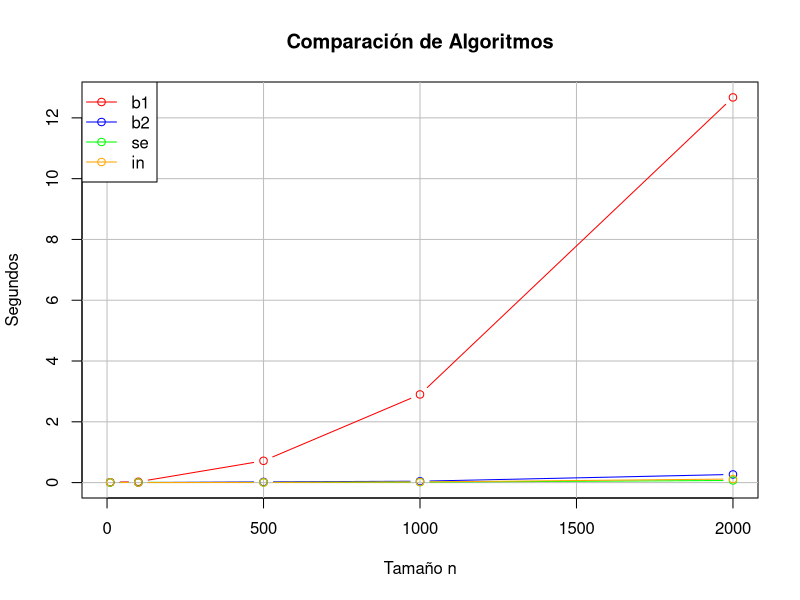
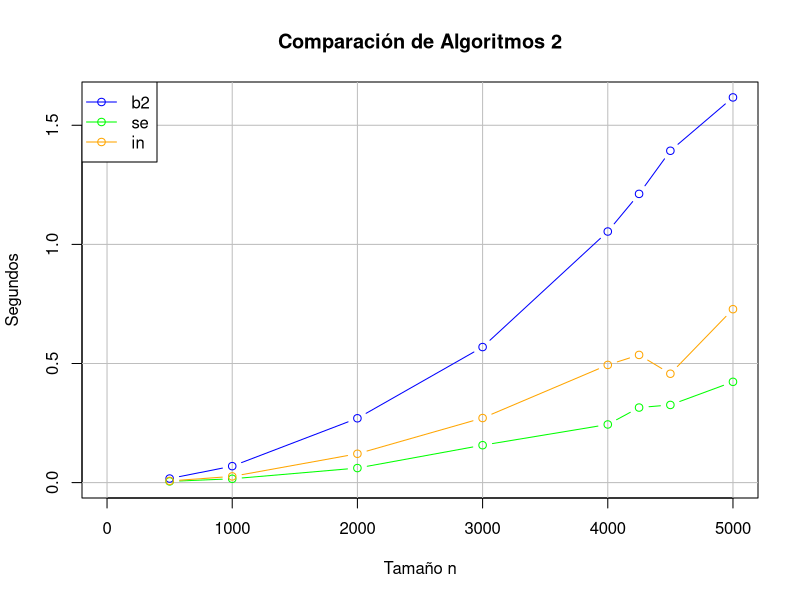
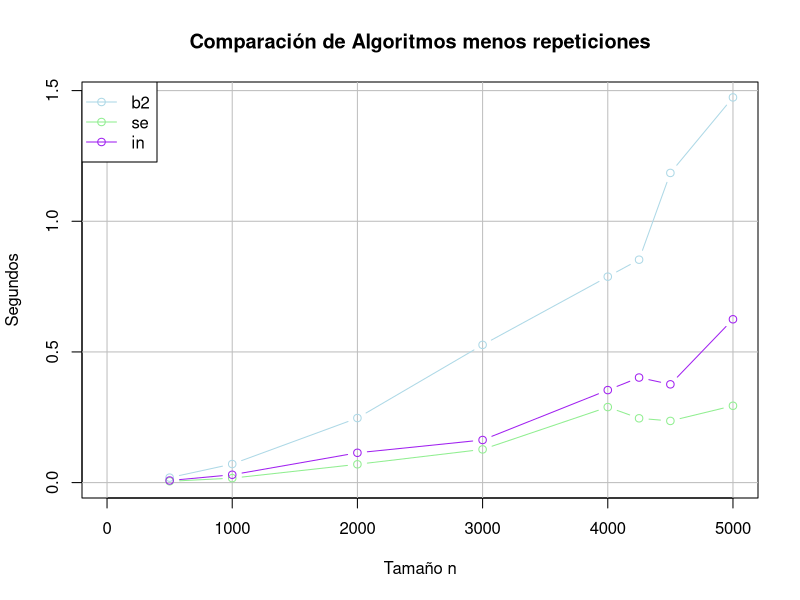
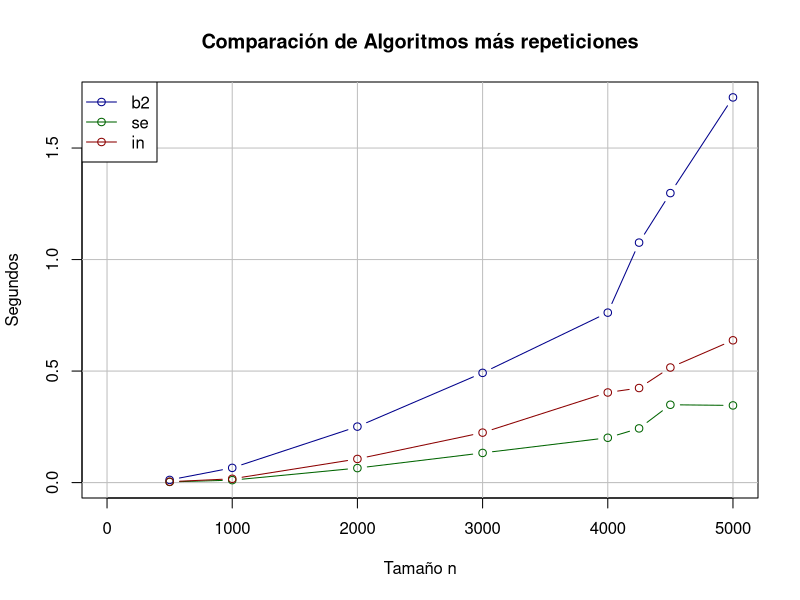

Recreate these plots in R, in order. (Note: a time limit stopped this script after it produced the figures.)
##################################################################################
# Clase 3: Algoritmos de ordenación 
# Autores: Rodrigo López Torres y Arminda García Moreno
# Fecha : 09/02/2026 
# Propósito: Practicar el intercambio y ordenación de argumentos
##################################################################################
library(ggplot2)


# Definimos el primer algoritmo burbuja dado en clase 

#Intercambiar 2 posiciones
intercambio<-function(pair,i,j){
  aux=pair[i]
  pair[i]=pair[j]
  pair[j]=aux
  return(pair)
}
#comparar que elemento es mayor
larger <- function(pair)
{
  return(pair[1] > pair[2])
}
#intercambiar si se cumple que los elementos son uno mayor que el otro

swap_if_larger = function(pair)
{
  if(larger(pair))
  {
    return(rev(pair))
  }
  else
  {
    return(pair)
  }
}
#Ordenar el vector usando las anteriores
swap_pass = function(vec)
{
  for(i in seq(1, length(vec)-1))
  {
    vec[i:(i+1)] = swap_if_larger(vec[i:(i+1)])
  }
  return(vec)
}
#Algoritmo de la burbuja 
bubble_sort = function(vec)
{
  new_vec = swap_pass(vec)
  if(isTRUE
     (all.equal(vec, new_vec)))
  {
    return(new_vec)
  }
  else {
    return(bubble_sort(new_vec))
  }
}





##################################################################################
#Defino el algorimo de insercción 
#Algoritmo de la inserción
Insertion_sort = function(vec)
{
   for (i in seq(2,length(vec))) # le puse que empieza en dos para evitar una iteracion trivial 
  {
    actual= vec[i];
    j = i-1;
    #Desplazamiento de los elementos de lamatriz
    while((j>0) && (vec[j]>actual))
    {
      vec[j+1]=vec[j];
      j = j-1;
    }
    #insertarelelemento ensulugar
    vec[j+1]=actual;
  }
  return(vec);
}
test_vec = round(runif(10, 0, 100))
a<-Insertion_sort(test_vec)
test_vec
a[1]



#Defino el algortimo de seleccion 

Selection_sort = function(vec)
{
  for (i in 1:(length(vec)-1))
  {
    minimo= i;
    temp= vec[i];
    for(j in (i:length(vec)))
    {
      if(vec[j]<temp) {
        minimo= j;
        temp= vec[j];
      }
    }
    vec[minimo] = vec[i];
    vec[i] = temp;
  }
  return(vec);
}

 

#Defino un metodo de la burbuja más claro 
#Mi propia burbuja
miBur<- function(vec){
  for(i in seq(1, length(vec)-1)){
    cambio<-FALSE
    for (j in seq(1, length(vec)-i)) {
      if(vec[j]>vec[j+1]){
        aux=vec[j]
        vec[j]=vec[j+1]
        vec[j+1]=aux
        cambio<-TRUE
      }
      
    }
    if (!cambio){
      break
    }
  }
  return(vec)
}

#mini prueba de que funciona
a<-c(round(runif(100, 0, 100)))
miBur(a)

#############################################################################################################

#Ya tenemos los algoritmos, ahora vamos a hacer gráfica de tiempos
# de los 4 algortimos (buble, inserccion, seleccion , buble bueno)


options(expressions = 50000) #Me he visto obligado a introducir este comando 
#Sin el por la recursividad no se podría analizar bien el incremento



# Vectores vacíos para guardar los tiempos (rellenos de ceros al principio)
incremento<-c(10,100,500,1000,2000)
tiempos_b1 <- numeric(length(incremento))
tiempos_se <- numeric(length(incremento))
tiempos_in <- numeric(length(incremento))
tiempos_b2 <- numeric(length(incremento))
#bucle que nos de los tiempos 
for(i in 1:length(incremento)){
  #vector desordenado que irá aumentando tamaño
  vector_desordenado<-round(runif(incremento[i], 0, 100))
  #ordenamos el vector con los diferentes algoritmos y medimos el tiempo 
  tiempos_b1[i]<- system.time(bubble_sort(vector_desordenado))["elapsed"]
  tiempos_se[i]<- system.time(Selection_sort(vector_desordenado))["elapsed"]
  tiempos_in[i] <- system.time(Insertion_sort(vector_desordenado))["elapsed"]
  tiempos_b2[i] <- system.time(miBur(vector_desordenado))["elapsed"]
  
}

# Primero calculamos el tiempo máximo para mejorar la visibilidad
max_y <-  max(c(tiempos_b1,tiempos_b2, tiempos_se, tiempos_in))
max_x <- max(incremento)
# Creamos el plot
plot(incremento, tiempos_b1, type="n",xlim = c(0, max_x), ylim=c(0, max_y),
     main="Comparación de Algoritmos", xlab="Tamaño n", ylab="Segundos")
grid(nx = NULL, ny = NULL, col = "gray", lty = "solid")

# Añadimos los otros tres
lines(incremento, tiempos_b1, type="b", col="red") 
lines(incremento, tiempos_b2, type="b", col="blue")
lines(incremento, tiempos_se, type="b", col="green")
lines(incremento, tiempos_in, type="b", col="orange")

# La leyenda
legend("topleft", legend=c("b1", "b2", "se", "in"),
       col=c("red", "blue", "green", "orange"), lty=1, pch=1)



###############################################################################################


#Como vemos en el anterior, no se nota mucha diferencia entre los algoritmos 
#que no son la versión mala de la burbuja, vamos a seguir sin la burbuja1.

# Vectores vacíos para guardar los tiempos (rellenos de ceros al principio)
incremento<-c(500,1000,2000,3000,4000,4250,4500,5000)
tiempos_se <- numeric(length(incremento))
tiempos_in <- numeric(length(incremento))
tiempos_b2 <- numeric(length(incremento))
#bucle que nos de los tiempos 
for(i in 1:length(incremento)){
  #vector desordenado que irá aumentando tamaño
  vector_desordenado<-round(runif(incremento[i], 0, 100))
  #ordenamos el vector con los diferentes algoritmos y medimos el tiempo 
  tiempos_se[i]<- system.time(Selection_sort(vector_desordenado))["elapsed"]
  tiempos_in[i] <- system.time(Insertion_sort(vector_desordenado))["elapsed"]
  tiempos_b2[i] <- system.time(miBur(vector_desordenado))["elapsed"]
  
}

# Primero calculamos el tiempo máximo para mejorar la visibilidad
max_y <-  max(c(tiempos_b2, tiempos_se, tiempos_in))
max_x <- max(incremento)
# Creamos el plot
plot(incremento, tiempos_b2, type="n",xlim = c(0, max_x), ylim=c(0, max_y),
     main="Comparación de Algoritmos 2", xlab="Tamaño n", ylab="Segundos")
grid(nx = NULL, ny = NULL, col = "gray", lty = "solid")
# Añadimos los datos
lines(incremento, tiempos_b2, type="b", col="blue")
lines(incremento, tiempos_se, type="b", col="green")
lines(incremento, tiempos_in, type="b", col="orange")

# La leyenda
legend("topleft", legend=c( "b2", "se", "in"),
       col=c( "blue", "green", "orange"), lty=1, pch=1)

################################################################################################



#Ahora juguemos con los rangos de los numeros y por ende el numero de repeticiones

#Disminuyendo las repeticiones 

# Vectores vacíos para guardar los tiempos (rellenos de ceros al principio)
incremento<-c(500,1000,2000,3000,4000,4250,4500,5000)
tiempos_se <- numeric(length(incremento))
tiempos_in <- numeric(length(incremento))
tiempos_b2 <- numeric(length(incremento))
#bucle que nos de los tiempos 
for(i in 1:length(incremento)){
  #vector desordenado que irá aumentando tamaño
  vector_desordenado<-round(runif(incremento[i], 0, 1000)) #se aumenta el rango de 100 a 1000
  #ordenamos el vector con los diferentes algoritmos y medimos el tiempo 
  tiempos_se[i]<- system.time(Selection_sort(vector_desordenado))["elapsed"]
  tiempos_in[i] <- system.time(Insertion_sort(vector_desordenado))["elapsed"]
  tiempos_b2[i] <- system.time(miBur(vector_desordenado))["elapsed"]
  
}
# Primero calculamos el tiempo máximo para mejorar la visibilidad
max_y <-  max(c(tiempos_b2, tiempos_se, tiempos_in))
max_x <- max(incremento)
# Creamos el plot
plot(incremento, tiempos_b2, type="n",xlim = c(0, max_x), ylim=c(0, max_y),
     main="Comparación de Algoritmos menos repeticiones", xlab="Tamaño n", ylab="Segundos")
grid(nx = NULL, ny = NULL, col = "gray", lty = "solid")
# Añadimos los datos
lines(incremento, tiempos_b2, type="b", col="lightblue")
lines(incremento, tiempos_se, type="b", col="lightgreen")
lines(incremento, tiempos_in, type="b", col="purple")

# La leyenda
legend("topleft", legend=c( "b2", "se", "in"),
       col=c( "lightblue", "lightgreen", "purple"), lty=1, pch=1)

#####################################################################################################################



#Aumentando las repeticiones 

# Vectores vacíos para guardar los tiempos (rellenos de ceros al principio)
incremento<-c(500,1000,2000,3000,4000,4250,4500,5000)
tiempos_se <- numeric(length(incremento))
tiempos_in <- numeric(length(incremento))
tiempos_b2 <- numeric(length(incremento))
#bucle que nos de los tiempos 
for(i in 1:length(incremento)){
  #vector desordenado que irá aumentando tamaño 
  vector_desordenado<-round(runif(incremento[i], 0, 20)) #se disminuye el rango 
  #ordenamos el vector con los diferentes algoritmos y medimos el tiempo 
  tiempos_se[i]<- system.time(Selection_sort(vector_desordenado))["elapsed"]
  tiempos_in[i] <- system.time(Insertion_sort(vector_desordenado))["elapsed"]
  tiempos_b2[i] <- system.time(miBur(vector_desordenado))["elapsed"]
  
}

# Primero calculamos el tiempo máximo para mejorar la visibilidad
max_y <-  max(c(tiempos_b2, tiempos_se, tiempos_in))
max_x <- max(incremento)
#Creamos el plot
plot(incremento, tiempos_b2, type="n",xlim = c(0, max_x), ylim=c(0, max_y),
     main="Comparación de Algoritmos más repeticiones", xlab="Tamaño n", ylab="Segundos")
grid(nx = NULL, ny = NULL, col = "gray", lty = "solid")
# Añadimos los datos
lines(incremento, tiempos_b2, type="b", col="darkblue")
lines(incremento, tiempos_se, type="b", col="darkgreen")
lines(incremento, tiempos_in, type="b", col="darkred")

# La leyenda
legend("topleft", legend=c( "b2", "se", "in"),
       col=c( "darkblue", "darkgreen", "darkred"), lty=1, pch=1)





#####################################################################################################


#Ahora vamos a hacer una verisón más profesional de almacenar los tiempos,
#aunque la idea de los gráficos es la misma.
#Como vamos a proceder, primero usaremos una mejor estructura para las gráficas con ggplot y dataframe
#Por otro lado mejoraremos la medida al graficar la media.
incremento<-c(2,500,1000,2000,3000,4000,4250,4500,4750,5000)
media<-function(algoritmo,incremento){
  tiempos<-numeric(length(incremento))
  for(i in 1:length(incremento)){
    total<-0
    for(j in 1:5){
      vector_desordenado<-round(runif(incremento[i], 0, 100))
      total<- total + system.time(algoritmo(vector_desordenado))["elapsed"]

    }
    tiempos[i]<-total/5
  }
  return(tiempos)
}

tiempos_se<- media(Selection_sort,incremento)
tiempos_in <- media(Insertion_sort,incremento)
tiempos_b2 <- media(miBur,incremento)

tiempos <- data.frame(
  Tamaño = rep(incremento, 3),
  Tiempo = c(tiempos_se, tiempos_in , tiempos_b2),
  Algoritmo = factor(rep(c("Seleccion","Insercion","Mi_Burbuja"),
                         each = length(incremento)))
)
ggplot(tiempos, aes(x=Tamaño, y=Tiempo, color=Algoritmo)) + # x e y me definen los ejes y coolor=Algoritmos me separa los datos y les pone colores distintos
  geom_line() + #conecta las medias entre ellas
  geom_point() + #Me marca los puntos
  labs(title="Comparación de algoritmos de ordenación",
       x="Tamaño del vector",
       y="Tiempo (segundos)") +
  # base de la gráfica
  theme_bw() + 
  # Pero quiero ajustarlo al medio el título
  theme(
    
    plot.title = element_text(hjust = 0.5, face = "bold", size = 14),
  )
